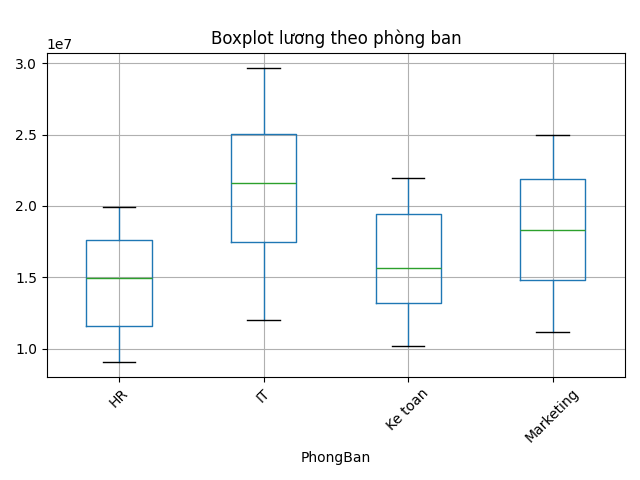

Write the Python code that produced this figure.
from utils import load_data
import matplotlib.pyplot as plt

df = load_data()

plt.figure()
df.boxplot(column="Luong", by="PhongBan")

plt.title("Boxplot lương theo phòng ban")
plt.suptitle("")
plt.xticks(rotation=45)

plt.tight_layout()
plt.savefig("output/boxplot_luong.png")
plt.show()
